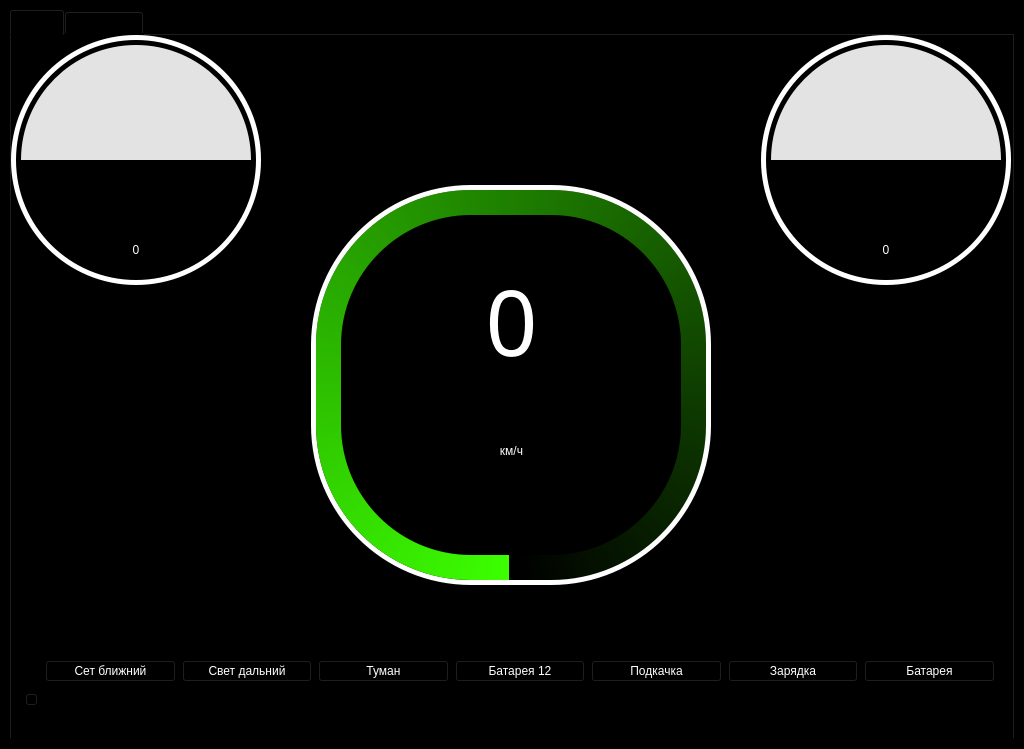
<?xml version="1.0" encoding="UTF-8"?>
<ui version="4.0">
 <class>MainWindow</class>
 <widget class="QMainWindow" name="MainWindow">
  <property name="geometry">
   <rect>
    <x>0</x>
    <y>0</y>
    <width>1024</width>
    <height>749</height>
   </rect>
  </property>
  <property name="windowTitle">
   <string>MainWindow</string>
  </property>
  <widget class="QWidget" name="centralwidget">
   <property name="styleSheet">
    <string notr="true">background-color: rgb(0, 0, 0);</string>
   </property>
   <layout class="QGridLayout" name="gridLayout">
    <item row="0" column="0">
     <widget class="QTabWidget" name="tabWidget">
      <property name="styleSheet">
       <string notr="true">background-color: rgb(0, 0, 0);</string>
      </property>
      <property name="tabShape">
       <enum>QTabWidget::Rounded</enum>
      </property>
      <property name="currentIndex">
       <number>0</number>
      </property>
      <property name="elideMode">
       <enum>Qt::ElideLeft</enum>
      </property>
      <property name="tabsClosable">
       <bool>false</bool>
      </property>
      <property name="movable">
       <bool>false</bool>
      </property>
      <property name="tabBarAutoHide">
       <bool>true</bool>
      </property>
      <widget class="QWidget" name="Panel">
       <property name="styleSheet">
        <string notr="true"/>
       </property>
       <attribute name="title">
        <string>Panel</string>
       </attribute>
       <widget class="QWidget" name="widget_3" native="true">
        <property name="geometry">
         <rect>
          <x>630</x>
          <y>30</y>
          <width>70</width>
          <height>70</height>
         </rect>
        </property>
        <property name="sizePolicy">
         <sizepolicy hsizetype="Fixed" vsizetype="Fixed">
          <horstretch>0</horstretch>
          <verstretch>0</verstretch>
         </sizepolicy>
        </property>
        <property name="styleSheet">
         <string notr="true">background-color: rgba(255, 255, 255, 0);
border-radius: 25px;</string>
        </property>
        <widget class="QLabel" name="fogLights">
         <property name="geometry">
          <rect>
           <x>5</x>
           <y>5</y>
           <width>60</width>
           <height>60</height>
          </rect>
         </property>
         <property name="sizePolicy">
          <sizepolicy hsizetype="Expanding" vsizetype="Expanding">
           <horstretch>0</horstretch>
           <verstretch>0</verstretch>
          </sizepolicy>
         </property>
         <property name="minimumSize">
          <size>
           <width>40</width>
           <height>40</height>
          </size>
         </property>
         <property name="maximumSize">
          <size>
           <width>60</width>
           <height>60</height>
          </size>
         </property>
         <property name="styleSheet">
          <string notr="true">background-color: rgb(0, 0, 0);
border-radius: 20px;
padding: 5px;</string>
         </property>
         <property name="text">
          <string/>
         </property>
         <property name="pixmap">
          <pixmap>icons/fog_ligfht_off.png</pixmap>
         </property>
         <property name="scaledContents">
          <bool>true</bool>
         </property>
        </widget>
       </widget>
       <widget class="QWidget" name="rollBase" native="true">
        <property name="geometry">
         <rect>
          <x>750</x>
          <y>0</y>
          <width>250</width>
          <height>250</height>
         </rect>
        </property>
        <property name="styleSheet">
         <string notr="true">border-radius: 125px;
background-color: rgb(255, 255, 255);</string>
        </property>
        <widget class="QWidget" name="rollAnimation" native="true">
         <property name="geometry">
          <rect>
           <x>10</x>
           <y>10</y>
           <width>230</width>
           <height>230</height>
          </rect>
         </property>
         <property name="styleSheet">
          <string notr="true">QWidget{
background-color: qconicalgradient(cx:0.5, cy:0.5, angle:0, stop:0.499 rgba(227, 227, 227, 255), stop:0.5 rgba(0, 0, 0, 255));
border-radius: 115px;
}</string>
         </property>
         <widget class="QLabel" name="label_2">
          <property name="geometry">
           <rect>
            <x>59</x>
            <y>39</y>
            <width>141</width>
            <height>141</height>
           </rect>
          </property>
          <property name="styleSheet">
           <string notr="true">background-color: rgba(0, 0, 0, 0);
border-radius: 20px;
padding: 8px;</string>
          </property>
          <property name="text">
           <string/>
          </property>
          <property name="pixmap">
           <pixmap>icons/BGA_front.png</pixmap>
          </property>
          <property name="scaledContents">
           <bool>false</bool>
          </property>
         </widget>
         <widget class="QLabel" name="speed_3">
          <property name="geometry">
           <rect>
            <x>75</x>
            <y>180</y>
            <width>80</width>
            <height>50</height>
           </rect>
          </property>
          <property name="styleSheet">
           <string notr="true">
font: 30pt &quot;BankGothic Lt BT&quot;;
color: rgb(255, 255, 255);
background-color: rgba(0, 0, 0, 0);</string>
          </property>
          <property name="text">
           <string>0</string>
          </property>
          <property name="alignment">
           <set>Qt::AlignCenter</set>
          </property>
         </widget>
        </widget>
        <widget class="QWidget" name="rollCanvas" native="true">
         <property name="geometry">
          <rect>
           <x>5</x>
           <y>5</y>
           <width>240</width>
           <height>240</height>
          </rect>
         </property>
         <property name="styleSheet">
          <string notr="true">background-color: rgb(0, 0, 0);
border-radius: 120px;</string>
         </property>
        </widget>
        <zorder>rollCanvas</zorder>
        <zorder>rollAnimation</zorder>
       </widget>
       <widget class="QWidget" name="widget_5" native="true">
        <property name="geometry">
         <rect>
          <x>50</x>
          <y>300</y>
          <width>70</width>
          <height>70</height>
         </rect>
        </property>
        <property name="sizePolicy">
         <sizepolicy hsizetype="Fixed" vsizetype="Fixed">
          <horstretch>0</horstretch>
          <verstretch>0</verstretch>
         </sizepolicy>
        </property>
        <property name="styleSheet">
         <string notr="true">background-color: rgba(255, 255, 255, 0);
border-radius: 25px;</string>
        </property>
        <widget class="QLabel" name="wheelsPump">
         <property name="geometry">
          <rect>
           <x>5</x>
           <y>5</y>
           <width>60</width>
           <height>60</height>
          </rect>
         </property>
         <property name="sizePolicy">
          <sizepolicy hsizetype="Expanding" vsizetype="Expanding">
           <horstretch>0</horstretch>
           <verstretch>0</verstretch>
          </sizepolicy>
         </property>
         <property name="minimumSize">
          <size>
           <width>40</width>
           <height>40</height>
          </size>
         </property>
         <property name="maximumSize">
          <size>
           <width>60</width>
           <height>60</height>
          </size>
         </property>
         <property name="styleSheet">
          <string notr="true">background-color: rgb(0, 0, 0);
border-radius: 20px;
padding: 8px;</string>
         </property>
         <property name="text">
          <string/>
         </property>
         <property name="pixmap">
          <pixmap>icons/wheel_pump_off.png</pixmap>
         </property>
         <property name="scaledContents">
          <bool>true</bool>
         </property>
        </widget>
       </widget>
       <widget class="QWidget" name="widget_7" native="true">
        <property name="geometry">
         <rect>
          <x>880</x>
          <y>390</y>
          <width>70</width>
          <height>70</height>
         </rect>
        </property>
        <property name="sizePolicy">
         <sizepolicy hsizetype="Fixed" vsizetype="Fixed">
          <horstretch>0</horstretch>
          <verstretch>0</verstretch>
         </sizepolicy>
        </property>
        <property name="styleSheet">
         <string notr="true">background-color: rgba(255, 255, 255, 0);
border-radius: 25px;</string>
        </property>
        <widget class="QLabel" name="powerBatState">
         <property name="geometry">
          <rect>
           <x>5</x>
           <y>5</y>
           <width>60</width>
           <height>60</height>
          </rect>
         </property>
         <property name="sizePolicy">
          <sizepolicy hsizetype="Expanding" vsizetype="Expanding">
           <horstretch>0</horstretch>
           <verstretch>0</verstretch>
          </sizepolicy>
         </property>
         <property name="minimumSize">
          <size>
           <width>40</width>
           <height>40</height>
          </size>
         </property>
         <property name="maximumSize">
          <size>
           <width>60</width>
           <height>60</height>
          </size>
         </property>
         <property name="styleSheet">
          <string notr="true">background-color: rgb(0, 0, 0);
border-radius: 20px;
padding: 8px;</string>
         </property>
         <property name="text">
          <string/>
         </property>
         <property name="pixmap">
          <pixmap>icons/power_bat_state_80_percent.png</pixmap>
         </property>
         <property name="scaledContents">
          <bool>true</bool>
         </property>
        </widget>
       </widget>
       <widget class="QWidget" name="widget_2" native="true">
        <property name="geometry">
         <rect>
          <x>465</x>
          <y>30</y>
          <width>70</width>
          <height>70</height>
         </rect>
        </property>
        <property name="sizePolicy">
         <sizepolicy hsizetype="Fixed" vsizetype="Fixed">
          <horstretch>0</horstretch>
          <verstretch>0</verstretch>
         </sizepolicy>
        </property>
        <property name="styleSheet">
         <string notr="true">background-color: rgba(255, 255, 255, 0);
border-radius: 25px;</string>
        </property>
        <widget class="QLabel" name="highBeams">
         <property name="geometry">
          <rect>
           <x>5</x>
           <y>5</y>
           <width>60</width>
           <height>60</height>
          </rect>
         </property>
         <property name="sizePolicy">
          <sizepolicy hsizetype="Expanding" vsizetype="Expanding">
           <horstretch>0</horstretch>
           <verstretch>0</verstretch>
          </sizepolicy>
         </property>
         <property name="minimumSize">
          <size>
           <width>40</width>
           <height>40</height>
          </size>
         </property>
         <property name="maximumSize">
          <size>
           <width>60</width>
           <height>60</height>
          </size>
         </property>
         <property name="styleSheet">
          <string notr="true">background-color: rgb(0, 0, 0);
border-radius: 20px;
padding: 5px;</string>
         </property>
         <property name="text">
          <string/>
         </property>
         <property name="pixmap">
          <pixmap>icons/high_beam_off.png</pixmap>
         </property>
         <property name="scaledContents">
          <bool>true</bool>
         </property>
        </widget>
       </widget>
       <widget class="QWidget" name="layoutWidget">
        <property name="geometry">
         <rect>
          <x>13</x>
          <y>600</y>
          <width>971</width>
          <height>72</height>
         </rect>
        </property>
        <layout class="QHBoxLayout" name="horizontalLayout">
         <item>
          <widget class="QSlider" name="speedSlider">
           <property name="orientation">
            <enum>Qt::Vertical</enum>
           </property>
          </widget>
         </item>
         <item>
          <widget class="QPushButton" name="lowBeamsBtn">
           <property name="styleSheet">
            <string notr="true">color: rgb(255, 255, 255);</string>
           </property>
           <property name="text">
            <string>Сет ближний</string>
           </property>
          </widget>
         </item>
         <item>
          <widget class="QPushButton" name="highBeamsBtn">
           <property name="styleSheet">
            <string notr="true">color: rgb(255, 255, 255);</string>
           </property>
           <property name="text">
            <string>Свет дальний</string>
           </property>
          </widget>
         </item>
         <item>
          <widget class="QPushButton" name="fogLigghtsBtn">
           <property name="styleSheet">
            <string notr="true">color: rgb(255, 255, 255);</string>
           </property>
           <property name="text">
            <string>Туман</string>
           </property>
          </widget>
         </item>
         <item>
          <widget class="QPushButton" name="battery12Btn">
           <property name="styleSheet">
            <string notr="true">color: rgb(255, 255, 255);</string>
           </property>
           <property name="text">
            <string>Батарея 12</string>
           </property>
          </widget>
         </item>
         <item>
          <widget class="QPushButton" name="wheelPumpBtn">
           <property name="styleSheet">
            <string notr="true">color: rgb(255, 255, 255);</string>
           </property>
           <property name="text">
            <string>Подкачка</string>
           </property>
          </widget>
         </item>
         <item>
          <widget class="QPushButton" name="chargePowerBatBtn">
           <property name="styleSheet">
            <string notr="true">color: rgb(255, 255, 255);</string>
           </property>
           <property name="text">
            <string>Зарядка</string>
           </property>
          </widget>
         </item>
         <item>
          <widget class="QPushButton" name="powerBatStateBtn">
           <property name="enabled">
            <bool>true</bool>
           </property>
           <property name="styleSheet">
            <string notr="true">color: rgb(255, 255, 255);</string>
           </property>
           <property name="text">
            <string>Батарея</string>
           </property>
          </widget>
         </item>
        </layout>
       </widget>
       <widget class="QWidget" name="widget_4" native="true">
        <property name="geometry">
         <rect>
          <x>880</x>
          <y>480</y>
          <width>70</width>
          <height>70</height>
         </rect>
        </property>
        <property name="sizePolicy">
         <sizepolicy hsizetype="Fixed" vsizetype="Fixed">
          <horstretch>0</horstretch>
          <verstretch>0</verstretch>
         </sizepolicy>
        </property>
        <property name="styleSheet">
         <string notr="true">background-color: rgba(255, 255, 255, 0);
border-radius: 25px;</string>
        </property>
        <widget class="QLabel" name="battery12">
         <property name="geometry">
          <rect>
           <x>5</x>
           <y>5</y>
           <width>60</width>
           <height>60</height>
          </rect>
         </property>
         <property name="sizePolicy">
          <sizepolicy hsizetype="Expanding" vsizetype="Expanding">
           <horstretch>0</horstretch>
           <verstretch>0</verstretch>
          </sizepolicy>
         </property>
         <property name="minimumSize">
          <size>
           <width>40</width>
           <height>40</height>
          </size>
         </property>
         <property name="maximumSize">
          <size>
           <width>60</width>
           <height>60</height>
          </size>
         </property>
         <property name="styleSheet">
          <string notr="true">background-color: rgb(0, 0, 0);
border-radius: 20px;
padding: 8px;</string>
         </property>
         <property name="text">
          <string/>
         </property>
         <property name="pixmap">
          <pixmap>icons/battery_12V_state_OK.png</pixmap>
         </property>
         <property name="scaledContents">
          <bool>true</bool>
         </property>
        </widget>
       </widget>
       <widget class="QWidget" name="widget" native="true">
        <property name="geometry">
         <rect>
          <x>300</x>
          <y>30</y>
          <width>70</width>
          <height>70</height>
         </rect>
        </property>
        <property name="sizePolicy">
         <sizepolicy hsizetype="Fixed" vsizetype="Fixed">
          <horstretch>0</horstretch>
          <verstretch>0</verstretch>
         </sizepolicy>
        </property>
        <property name="styleSheet">
         <string notr="true">background-color: rgba(255, 255, 255, 0);
border-radius: 25px;</string>
        </property>
        <widget class="QLabel" name="lowBeams">
         <property name="geometry">
          <rect>
           <x>5</x>
           <y>5</y>
           <width>60</width>
           <height>60</height>
          </rect>
         </property>
         <property name="sizePolicy">
          <sizepolicy hsizetype="Expanding" vsizetype="Expanding">
           <horstretch>0</horstretch>
           <verstretch>0</verstretch>
          </sizepolicy>
         </property>
         <property name="minimumSize">
          <size>
           <width>40</width>
           <height>40</height>
          </size>
         </property>
         <property name="maximumSize">
          <size>
           <width>60</width>
           <height>60</height>
          </size>
         </property>
         <property name="styleSheet">
          <string notr="true">background-color: rgb(0, 0, 0);
border-radius: 20px;
padding:5px;</string>
         </property>
         <property name="text">
          <string/>
         </property>
         <property name="pixmap">
          <pixmap>icons/low_beam_off.png</pixmap>
         </property>
         <property name="scaledContents">
          <bool>true</bool>
         </property>
         <property name="alignment">
          <set>Qt::AlignCenter</set>
         </property>
        </widget>
       </widget>
       <widget class="QWidget" name="widget_6" native="true">
        <property name="geometry">
         <rect>
          <x>880</x>
          <y>300</y>
          <width>70</width>
          <height>70</height>
         </rect>
        </property>
        <property name="sizePolicy">
         <sizepolicy hsizetype="Fixed" vsizetype="Fixed">
          <horstretch>0</horstretch>
          <verstretch>0</verstretch>
         </sizepolicy>
        </property>
        <property name="styleSheet">
         <string notr="true">background-color: rgba(255, 255, 255, 0);
border-radius: 25px;</string>
        </property>
        <widget class="QLabel" name="chargePowerBat">
         <property name="geometry">
          <rect>
           <x>5</x>
           <y>5</y>
           <width>60</width>
           <height>60</height>
          </rect>
         </property>
         <property name="sizePolicy">
          <sizepolicy hsizetype="Expanding" vsizetype="Expanding">
           <horstretch>0</horstretch>
           <verstretch>0</verstretch>
          </sizepolicy>
         </property>
         <property name="minimumSize">
          <size>
           <width>40</width>
           <height>40</height>
          </size>
         </property>
         <property name="maximumSize">
          <size>
           <width>60</width>
           <height>60</height>
          </size>
         </property>
         <property name="styleSheet">
          <string notr="true">background-color: rgb(0, 0, 0);
border-radius: 20px;
padding: 8px;</string>
         </property>
         <property name="text">
          <string/>
         </property>
         <property name="pixmap">
          <pixmap>icons/charge_power_bat_off.png</pixmap>
         </property>
         <property name="scaledContents">
          <bool>true</bool>
         </property>
        </widget>
       </widget>
       <widget class="QWidget" name="tangBase" native="true">
        <property name="geometry">
         <rect>
          <x>0</x>
          <y>0</y>
          <width>250</width>
          <height>250</height>
         </rect>
        </property>
        <property name="styleSheet">
         <string notr="true">border-radius: 125px;
background-color: rgb(255, 255, 255);</string>
        </property>
        <widget class="QWidget" name="tangAnimation" native="true">
         <property name="geometry">
          <rect>
           <x>10</x>
           <y>10</y>
           <width>230</width>
           <height>230</height>
          </rect>
         </property>
         <property name="styleSheet">
          <string notr="true">QWidget{
background-color: qconicalgradient(cx:0.5, cy:0.5, angle:0, stop:0.499 rgba(227, 227, 227, 255), stop:0.5 rgba(0, 0, 0, 255));
border-radius: 115px;
}</string>
         </property>
         <widget class="QLabel" name="speed_2">
          <property name="geometry">
           <rect>
            <x>75</x>
            <y>180</y>
            <width>80</width>
            <height>50</height>
           </rect>
          </property>
          <property name="styleSheet">
           <string notr="true">
font: 30pt &quot;BankGothic Lt BT&quot;;
color: rgb(255, 255, 255);
background-color: rgba(0, 0, 0, 0);</string>
          </property>
          <property name="text">
           <string>0</string>
          </property>
          <property name="alignment">
           <set>Qt::AlignCenter</set>
          </property>
         </widget>
         <widget class="QLabel" name="label">
          <property name="geometry">
           <rect>
            <x>25</x>
            <y>29</y>
            <width>180</width>
            <height>151</height>
           </rect>
          </property>
          <property name="styleSheet">
           <string notr="true">background-color: rgba(0, 0, 0, 0);
border-radius: 20px;
padding: 8px;</string>
          </property>
          <property name="text">
           <string/>
          </property>
          <property name="pixmap">
           <pixmap>icons/BGA_Side.png</pixmap>
          </property>
          <property name="scaledContents">
           <bool>false</bool>
          </property>
          <property name="alignment">
           <set>Qt::AlignCenter</set>
          </property>
          <property name="wordWrap">
           <bool>false</bool>
          </property>
         </widget>
        </widget>
        <widget class="QWidget" name="tangCanvas" native="true">
         <property name="geometry">
          <rect>
           <x>5</x>
           <y>5</y>
           <width>240</width>
           <height>240</height>
          </rect>
         </property>
         <property name="styleSheet">
          <string notr="true">background-color: rgb(0, 0, 0);
border-radius: 120px;</string>
         </property>
        </widget>
        <zorder>tangCanvas</zorder>
        <zorder>tangAnimation</zorder>
       </widget>
       <widget class="QFrame" name="circularSpeedBase">
        <property name="geometry">
         <rect>
          <x>300</x>
          <y>150</y>
          <width>400</width>
          <height>400</height>
         </rect>
        </property>
        <property name="styleSheet">
         <string notr="true">background-color: rgba(255, 255, 255, 255);
border-radius: 160px;</string>
        </property>
        <property name="frameShape">
         <enum>QFrame::NoFrame</enum>
        </property>
        <property name="frameShadow">
         <enum>QFrame::Raised</enum>
        </property>
        <widget class="QFrame" name="circularSpeedProgress">
         <property name="geometry">
          <rect>
           <x>5</x>
           <y>5</y>
           <width>390</width>
           <height>390</height>
          </rect>
         </property>
         <property name="styleSheet">
          <string notr="true">QFrame{
	background-color: qconicalgradient(cx:0.5, cy:0.5, angle:270, stop:0 rgba(170, 0, 0, 0), stop:0.00632911 rgba(0, 255, 0, 0), stop:0.998734 rgba(60, 255, 0, 255));
	border-radius:155px;
}</string>
         </property>
         <property name="frameShape">
          <enum>QFrame::NoFrame</enum>
         </property>
         <property name="frameShadow">
          <enum>QFrame::Raised</enum>
         </property>
        </widget>
        <widget class="QFrame" name="circularBg">
         <property name="geometry">
          <rect>
           <x>5</x>
           <y>5</y>
           <width>390</width>
           <height>390</height>
          </rect>
         </property>
         <property name="styleSheet">
          <string notr="true">QFrame{
	background-color: rgba(0, 0, 0, 255);
	border-radius:155px;
}</string>
         </property>
         <property name="frameShape">
          <enum>QFrame::NoFrame</enum>
         </property>
         <property name="frameShadow">
          <enum>QFrame::Raised</enum>
         </property>
        </widget>
        <widget class="QFrame" name="container">
         <property name="geometry">
          <rect>
           <x>30</x>
           <y>30</y>
           <width>340</width>
           <height>340</height>
          </rect>
         </property>
         <property name="styleSheet">
          <string notr="true">QFrame{
	border-radius: 130px;
	background-color: rgb(0, 0, 0);
}</string>
         </property>
         <property name="frameShape">
          <enum>QFrame::NoFrame</enum>
         </property>
         <property name="frameShadow">
          <enum>QFrame::Raised</enum>
         </property>
         <widget class="QWidget" name="layoutWidget_2">
          <property name="geometry">
           <rect>
            <x>40</x>
            <y>40</y>
            <width>261</width>
            <height>261</height>
           </rect>
          </property>
          <layout class="QVBoxLayout" name="verticalLayout">
           <property name="spacing">
            <number>0</number>
           </property>
           <item>
            <widget class="QLabel" name="speed">
             <property name="font">
              <font>
               <family>BankGothic Lt BT</family>
               <pointsize>68</pointsize>
               <weight>50</weight>
               <italic>false</italic>
               <bold>false</bold>
              </font>
             </property>
             <property name="styleSheet">
              <string notr="true">font: 68pt &quot;BankGothic Lt BT&quot;;
color: rgb(255, 255, 255);
background-color: rgba(0, 0, 0, 255);
</string>
             </property>
             <property name="text">
              <string>0</string>
             </property>
             <property name="alignment">
              <set>Qt::AlignCenter</set>
             </property>
            </widget>
           </item>
           <item>
            <widget class="QLabel" name="kmH">
             <property name="styleSheet">
              <string notr="true">
font: 20pt &quot;BankGothic Lt BT&quot;;
color: rgb(255, 255, 255);
background-color: rgba(0, 0, 0, 255);
</string>
             </property>
             <property name="text">
              <string>км/ч</string>
             </property>
             <property name="alignment">
              <set>Qt::AlignCenter</set>
             </property>
            </widget>
           </item>
          </layout>
          <zorder>kmH</zorder>
          <zorder>speed</zorder>
         </widget>
        </widget>
        <zorder>circularBg</zorder>
        <zorder>circularSpeedProgress</zorder>
        <zorder>container</zorder>
       </widget>
      </widget>
      <widget class="QWidget" name="tab_2">
       <attribute name="title">
        <string>Diagnostic</string>
       </attribute>
      </widget>
     </widget>
    </item>
   </layout>
  </widget>
 </widget>
 <resources>
  <include location="rsc2.qrc"/>
 </resources>
 <connections/>
</ui>
